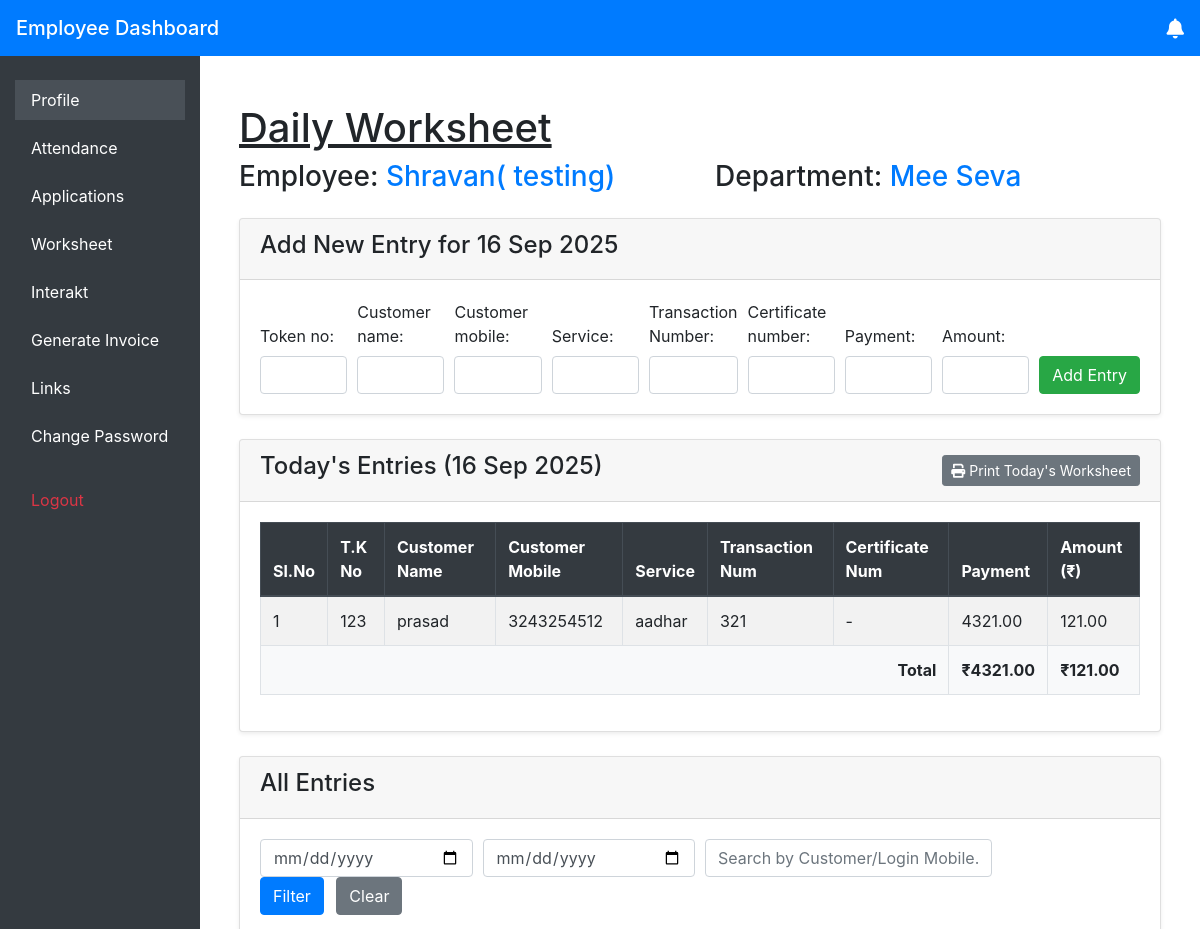
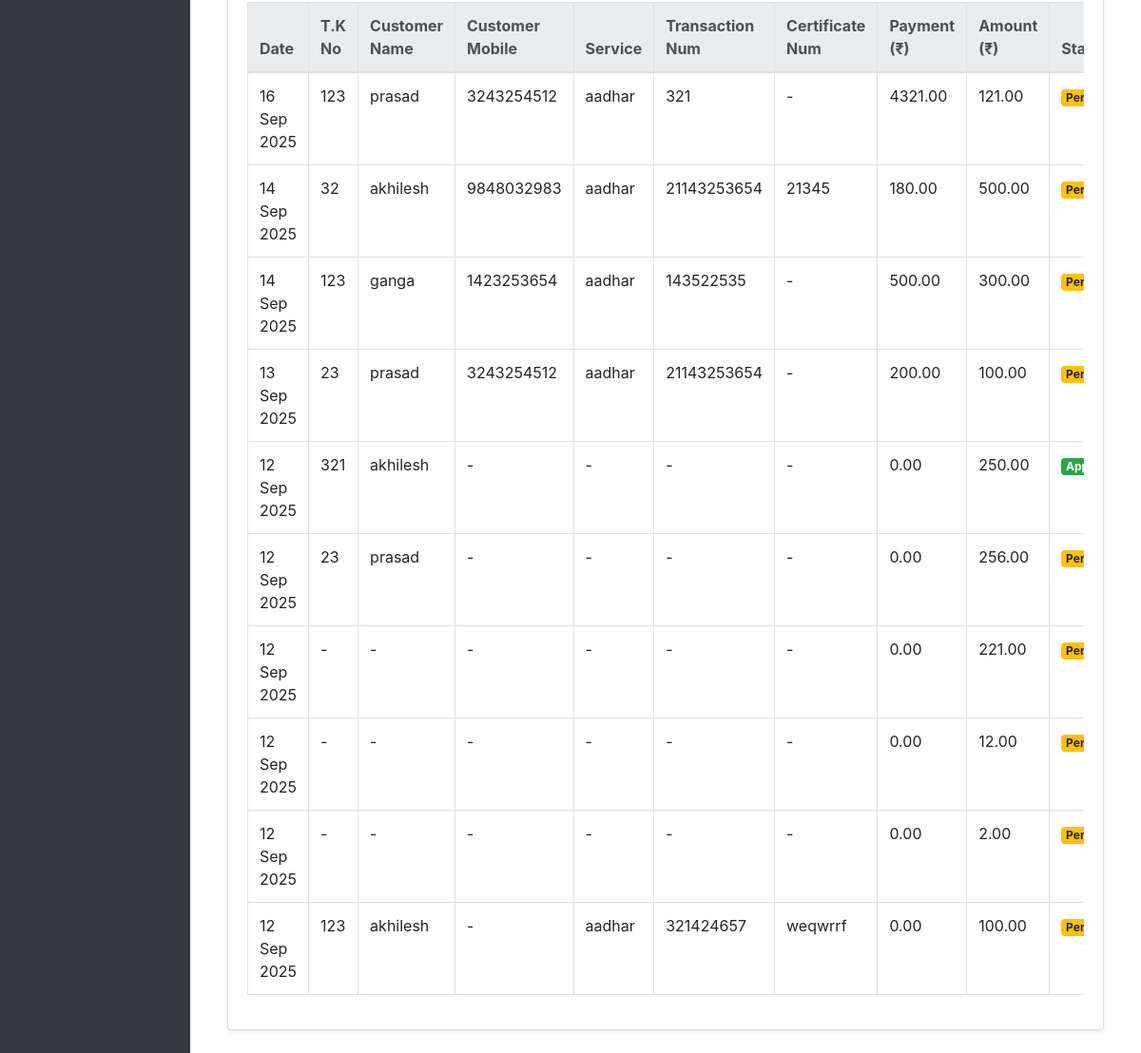
/worksheet/ (signed in), run on the app's committed database (2 pictures, top to bottom).
### management/models.py (models this page shows, shortened)
class Employee(models.Model):
    employee_id = models.AutoField(primary_key=True)
    name = models.CharField(max_length=150)
    mobile_number = models.CharField(max_length=15, unique=True)
    salary = models.DecimalField(max_digits=10, decimal_places=2)
    pf = models.DecimalField("Provident Fund (PF)", max_digits=10, decimal_places=2, null=True, blank=True)
    esi = models.DecimalField("Employee State Insurance (ESI)", max_digits=10, decimal_places=2, null=True, blank=True)
    joining_date = models.DateField()
    department = models.ForeignKey('Department', null=True, blank=True, on_delete=models.SET_NULL, related_name='employees')
    working_start_time = models.TimeField(null=True, blank=True)  # e.g., 09:00
    working_end_time = models.TimeField(null=True, blank=True)    # e.g., 18:00
    password = models.CharField(max_length=128, default="123")

class Department(models.Model):
    name = models.CharField(max_length=50, unique=True)

class Worksheet(models.Model):
    employee = models.ForeignKey(Employee, on_delete=models.CASCADE, related_name='worksheet_entries')
    date = models.DateField(default=timezone.now)
    payment = models.DecimalField(max_digits=10, decimal_places=2, default=0)
    amount = models.DecimalField(max_digits=10, decimal_places=2, default=0)
    department_name = models.CharField(max_length=50, editable=False)
    approved = models.BooleanField(default=False)
    token_no = models.CharField(max_length=100, blank=True, null=True)
    customer_name = models.CharField(max_length=150, blank=True, null=True)
    customer_mobile = models.CharField(max_length=15, blank=True, null=True)
    service = models.CharField(max_length=200, blank=True, null=True)
    certificate_number = models.CharField(max_length=100, blank=True, null=True)
    transaction_num = models.CharField("Transaction Number", max_length=100, blank=True, null=True)
    enrollment_no = models.CharField("Enrollment Number", max_length=100, blank=True, null=True)
    login_mobile_no = models.CharField("Login Mobile No.", max_length=15, blank=True, null=True)
    application_no = models.CharField("Application No.", max_length=100, blank=True, null=True)
    status = models.CharField(max_length=100, blank=True, null=True)
    particulars = models.CharField(max_length=255, blank=True, null=True)
    class Meta:
        ordering = ['-date']

### management/views.py (the view)
    def wrapped_view(request, *args, **kwargs):
        employee = get_logged_in_employee(request)
        if not employee:
            messages.error(request, "You must be logged in to view this page.")
            return redirect('login') # Make sure you have a 'login' URL name
        return view_func(request, employee, *args, **kwargs)

### management/forms.py
class MeesevaWorksheetForm(forms.ModelForm):
    class Meta:
        model = Worksheet
        fields = ['token_no', 'customer_name', 'customer_mobile', 'service', 'transaction_num', 'certificate_number','payment', 'amount']

### management/context_processors.py (called while the page is built)
def notifications_context(request):
    if request.session.get('employee_id'):
        employee_id = request.session.get('employee_id')
        count = UserNotificationStatus.objects.filter(employee_id=employee_id, is_read=False).count()
        return {'unread_notification_count': count}
    return {'unread_notification_count': 0}

### management/ip_restriction.py (called while the page is built)
def get_client_ip(request):
    x_forwarded_for = request.META.get('HTTP_X_FORWARDED_FOR')
    if x_forwarded_for:
        ip = x_forwarded_for.split(',')[0].strip()
    else:
        ip = request.META.get('REMOTE_ADDR')
    return ip

    def __call__(self, request):
        ip = get_client_ip(request)
        if not self.is_ip_allowed(ip):
            logger.warning(f"Access denied for IP: {ip}")
            return HttpResponseForbidden("Access denied.")
        response = self.get_response(request)
        return response

    def is_ip_allowed(self, ip):
        cache_key = f"allowed_ips_check_{ip}"
        cached_result = cache.get(cache_key)
        if cached_result is not None:
            return cached_result
        from management.models import AllowedIP
        allowed_ips = AllowedIP.objects.filter(is_active=True).values_list(
            'ip_address', 'subnet_prefix'
        )
        is_allowed = False
        for allowed_ip, subnet_prefix in allowed_ips:
            if ip == allowed_ip:
                is_allowed = True
                break
            if subnet_prefix and ip.startswith(subnet_prefix):
                is_allowed = True
                break
        cache.set(cache_key, is_allowed, 300)
        return is_allowed

### management/views.py (called while the page is built)
def get_logged_in_employee(request):
    employee_id = request.session.get('employee_id')
    if not employee_id:
        return None
    try:
        return Employee.objects.get(employee_id=employee_id)
    except Employee.DoesNotExist:
        return None

def require_employee(view_func):
    def wrapped_view(request, *args, **kwargs):
        employee = get_logged_in_employee(request)
        if not employee:
            messages.error(request, "You must be logged in to view this page.")
            return redirect('login') # Make sure you have a 'login' URL name
        return view_func(request, employee, *args, **kwargs)
    return wrapped_view

### management/templates/worksheet.html (shortened to what this page needs)
{% extends "masteremployee.html" %}
{% load static %}
{% block content %}
<div class="container mt-4">
    <h1 style="text-decoration: underline;">Daily Worksheet</h1>
    <div class="row">
    <h3 class="mb-4 col-6">Employee: <span class="text-primary">{{ employee.name }}</span></h3>
    <h3 class="mb-4 col-6">Department: <span class="text-primary">{{ department.name }}</span></h3>
</div>
    <div class="card mb-4 shadow-sm">
        <div class="card-header">
            <h4>Add New Entry for {{ today|date:"d M Y" }}</h4>
        </div>
        <div class="card-body">
            <form method="post">
                <div class="form-row align-items-end">
                    {% for field in form %}
                        <div class="col">
                            <div class="form-group mb-0">
                                {{ field.label_tag }}
                                <input type="{{ field.field.widget.input_type }}"
                                       name="{{ field.name }}"
                                       class="form-control"
                                       {% if field.field.required %}required{% endif %}>
                            </div>
                        </div>
                    {% endfor %}
                    <div class="col-auto">
                        <div class="form-group mb-0">
                            <button type="submit" class="btn btn-success">Add Entry</button>
                        </div>
                    </div>
                </div>
            </form>
        </div>
    </div>
    <div class="card mb-4 shadow-sm">
        <div class="card-header d-flex justify-content-between align-items-center">
            <h4>Today's Entries ({{ today|date:"d M Y" }})</h4>
            <button class="btn btn-secondary btn-sm" onclick="printTodayEntries()">
                <i class="fas fa-print"></i> Print Today's Worksheet
            </button>
        </div>
        <div class="card-body" id="todays-report-printable">
            <div class="table-responsive">
                <table class="table table-striped table-bordered">
                    <thead class="thead-dark">
                        <tr>
                            <th>Sl.No</th>
                            {% if department.name == "Mee Seva" or department.name == "Online Hub" %}
                                <th>T.K No</th><th>Customer Name</th><th>Customer Mobile</th><th>Service</th><th>Transaction Num</th><th>Certificate Num</th><th>Payment</th>
                            {% elif department.name == "Aadhaar" %}
                                <th>T.K No</th><th>Customer Name</th><th>Customer Mobile</th><th>Service</th><th>Enrollment No</th><th>Certificate Num</th><th>Payment</th>
                            {% elif department.name == "Bhu Bharathi" %}
                                <th>Token No</th><th>Customer Name</th><th>Login Mobile</th><th>Application No</th><th>Status</th><th>Payment</th>
                            {% elif department.name == "xerox" %}
                                <th>Particulars</th>
                            {% endif %}
                            <th>Amount (₹)</th>
                        </tr>
                    </thead>
                    <tbody>
                        {% for entry in todays_entries %}
                        <tr>
                            <td>{{ forloop.counter }}</td>
                            {% if department.name == "Mee Seva" or department.name == "Online Hub" %}
                                <td>{{ entry.token_no|default:"-" }}</td><td>{{ entry.customer_name|default:"-" }}</td><td>{{ entry.customer_mobile|default:"-" }}</td><td>{{ entry.service|default:"-" }}</td><td>{{ entry.transaction_num|default:"-" }}</td><td>{{ entry.certificate_number|default:"-" }}</td><td>{{ entry.payment|floatformat:2 }}</td>
                            {% elif department.name == "Bhu Bharathi" %}
                                <td>{{ entry.token_no|default:"-" }}</td><td>{{ entry.customer_name|default:"-" }}</td><td>{{ entry.login_mobile_no|default:"-" }}</td><td>{{ entry.application_no|default:"-" }}</td><td>{{ entry.status|default:"-" }}</td><td>{{ entry.payment|floatformat:2 }}</td>
                            {% elif department.name == "xerox" %}
                                <td>{{ entry.particulars|default:"-" }}</td>
                            {% endif %}
                            <td>{{ entry.amount|floatformat:2 }}</td>
                        </tr>
                        {% empty %}
                        <tr><td colspan="100%" class="text-center">No entries for today.</td></tr>
                        {% endfor %}
                    </tbody>
                    <tfoot>
    <tr class="font-weight-bold bg-light">
        <td colspan="{% if department.name == 'xerox' %}1{% elif department.name == 'Bhu Bharathi' %}5{% else %}7{% endif %}" class="text-right">Total</td>
        {% if department.name != 'xerox' %}
            <td>₹{{ todays_total_payment|floatformat:2 }}</td>
        {% endif %}
        <td>₹{{ todays_total_amount|floatformat:2 }}</td>
    </tr>
</tfoot>
                </table>
            </div>
        </div>
    </div>
    <div class="card shadow-sm">
        <div class="card-header"><h4>All Entries</h4></div>
        <div class="card-body">
            <form method="get" class="form-row align-items-center mb-3">
                <div class="col-md-3">
                    <input type="date" name="start_date" id="start_date" class="form-control" value="{{ request.GET.start_date|default:'' }}" placeholder="Start Date">
                </div>
                <div class="col-md-3">
                    <input type="date" name="end_date" id="end_date" class="form-control" value="{{ request.GET.end_date|default:'' }}" placeholder="End Date">
                </div>
                <div class="col-md-4">
                    <input type="text" name="mobile_number" id="mobile_number" class="form-control" placeholder="Search by Customer/Login Mobile..." value="{{ request.GET.mobile_number|default:'' }}">
                </div>
                <div class="col-auto">
                    <button type="submit" class="btn btn-primary">Filter</button>
                    <a href="{% url 'worksheet' %}" class="btn btn-secondary ml-2">Clear</a>
                </div>
            </form>
            <div class="table-responsive">
                <table class="table table-bordered table-hover">
                    <thead class="thead-light">
                        <tr>
                            <th>Date</th>
                            {% if department.name == "Mee Seva" or department.name == "Online Hub" %}
                                <th>T.K No</th><th>Customer Name</th><th>Customer Mobile</th><th>Service</th><th>Transaction Num</th><th>Certificate Num</th><th>Payment (₹)</th>
                            {% elif department.name == "Aadhaar" %}
                                <th>T.K No</th><th>Customer Name</th><th>Customer Mobile</th><th>Service</th><th>Enrollment No</th><th>Certificate Num</th><th>Payment (₹)</th>
                            {% elif department.name == "Bhu Bharathi" %}
                                <th>Token No</th><th>Customer Name</th><th>Login Mobile</th><th>Application No</th><th>Status</th><th>Payment (₹)</th>
                            {% elif department.name == "xerox" %}
                                <th>Particulars</th>
                            {% endif %}
                            <th>Amount (₹)</th>
                            <th>Status</th>
                        </tr>
                    </thead>
                    <tbody>
                        {% for entry in all_entries %}
                        <tr>
                            <td>{{ entry.date|date:"d M Y" }}</td>
                            {% if department.name == "Mee Seva" or department.name == "Online Hub" %}
                                <td>{{ entry.token_no|default:"-" }}</td><td>{{ entry.customer_name|default:"-" }}</td><td>{{ entry.customer_mobile|default:"-" }}</td><td>{{ entry.service|default:"-" }}</td><td>{{ entry.transaction_num|default:"-" }}</td><td>{{ entry.certificate_number|default:"-" }}</td><td>{{ entry.payment|floatformat:2 }}</td>
                            {% elif department.name == "Bhu Bharathi" %}
                                <td>{{ entry.token_no|default:"-" }}</td><td>{{ entry.customer_name|default:"-" }}</td><td>{{ entry.login_mobile_no|default:"-" }}</td><td>{{ entry.application_no|default:"-" }}</td><td>{{ entry.status|default:"-" }}</td><td>{{ entry.payment|floatformat:2 }}</td>
                            {% elif department.name == "xerox" %}
                                <td>{{ entry.particulars|default:"-" }}</td>
                            {% endif %}
                            <td>{{ entry.amount|floatformat:2 }}</td>
                            <td>
                                {% if entry.approved %}
                                    <span class="badge badge-success">Approved</span>
                                {% else %}
                                    <span class="badge badge-warning">Pending</span>
                                {% endif %}
                            </td>
                        </tr>
                        {% empty %}
                        <tr><td colspan="100%" class="text-center">No historical entries found for the selected filter.</td></tr>
                        {% endfor %}
                    </tbody>
                </table>
            </div>
        </div>
    </div>
</div>
{% endblock %}

### management/templates/masteremployee.html (style rules this page uses)
body { min-height: 100vh; }

### data on the page
Employee: name "Shravan( testing)"
Department: name "Mee Seva"
Worksheet: date "16 Sep 2025", token_no "123", customer_name "prasad", customer_mobile "3243254512", service "aadhar", transaction_num "321", certificate_number "-", payment "4321.00", amount "121.00", approved "Pending"
Worksheet: date "14 Sep 2025", token_no "32", customer_name "akhilesh", customer_mobile "9848032983", service "aadhar", transaction_num "21143253654", certificate_number "21345", payment "180.00", amount "500.00", approved "Pending"
Worksheet: date "14 Sep 2025", token_no "123", customer_name "ganga", customer_mobile "1423253654", service "aadhar", transaction_num "143522535", certificate_number "-", payment "500.00", amount "300.00", approved "Pending"
Worksheet: date "13 Sep 2025", token_no "23", customer_name "prasad", customer_mobile "3243254512", service "aadhar", transaction_num "21143253654", certificate_number "-", payment "200.00", amount "100.00", approved "Pending"
Worksheet: date "12 Sep 2025", token_no "321", customer_name "akhilesh", customer_mobile "-", service "-", transaction_num "-", certificate_number "-", payment "0.00", amount "250.00", approved "Approved"
Worksheet: date "12 Sep 2025", token_no "23", customer_name "prasad", customer_mobile "-", service "-", transaction_num "-", certificate_number "-", payment "0.00", amount "256.00", approved "Pending"
Worksheet: date "12 Sep 2025", token_no "-", customer_name "-", customer_mobile "-", service "-", transaction_num "-", certificate_number "-", payment "0.00", amount "221.00", approved "Pending"
Worksheet: date "12 Sep 2025", token_no "-", customer_name "-", customer_mobile "-", service "-", transaction_num "-", certificate_number "-", payment "0.00", amount "12.00", approved "Pending"
Worksheet: date "12 Sep 2025", token_no "-", customer_name "-", customer_mobile "-", service "-", transaction_num "-", certificate_number "-", payment "0.00", amount "2.00", approved "Pending"
Worksheet: date "12 Sep 2025", token_no "123", customer_name "akhilesh", customer_mobile "-", service "aadhar", transaction_num "321424657", certificate_number "weqwrrf", payment "0.00", amount "100.00", approved "Pending"

### other printed values
{{ field.label_tag }} "Token no:" "Customer name:" "Customer mobile:" "Service:" "Transaction Number:" "Certificate number:" "Payment:" "Amount:"
{{ todays_total_payment|floatformat:2 }} "4321.00"
{{ todays_total_amount|floatformat:2 }} "121.00"
